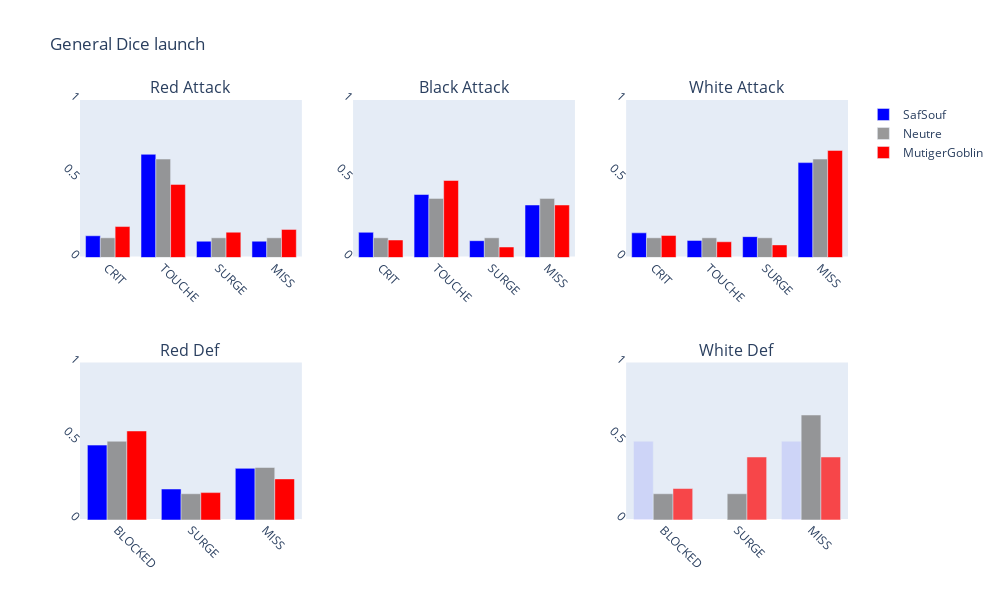

The notebook cell this image was saved under:
### Markdown cell above
## General Dice Launch Statistiques

### Code cell
subplot_all_dice(xatt,xdef,BlueListSize,RedListSize,attRedList,attBlackList,attWhiteList,
                 defRedList,defWhiteList,title = "General Dice launch",blue = BluePlayer,red = RedPlayer )

### Figure 1 — Plotly figure (JSON) as saved in the notebook; plotly's stock layout.template omitted (floating-point values rounded to 4 significant figures)
{"data": [{"marker": {"color": "blue"}, "name": "SafSouf", "opacity": 1, "showlegend": true, "type": "bar", "x": ["CRIT", "TOUCHE", "SURGE", "MISS"], "xaxis": "x", "y": [0.1379, 0.6552, 0.1034, 0.1034], "yaxis": "y"}, {"marker": {"color": "grey"}, "name": "Neutre", "opacity": 0.8, "showlegend": true, "type": "bar", "x": ["CRIT", "TOUCHE", "SURGE", "MISS"], "xaxis": "x", "y": [0.125, 0.625, 0.125, 0.125], "yaxis": "y"}, {"marker": {"color": "red"}, "name": "MutigerGoblin", "opacity": 1, "showlegend": true, "type": "bar", "x": ["CRIT", "TOUCHE", "SURGE", "MISS"], "xaxis": "x", "y": [0.1964, 0.4643, 0.1607, 0.1786], "yaxis": "y"}, {"marker": {"color": "blue"}, "name": "SafSouf", "opacity": 1, "showlegend": false, "type": "bar", "x": ["CRIT", "TOUCHE", "SURGE", "MISS"], "xaxis": "x2", "y": [0.16, 0.4, 0.1067, 0.3333], "yaxis": "y2"}, {"marker": {"color": "grey"}, "name": "Neutre", "opacity": 0.8, "showlegend": false, "type": "bar", "x": ["CRIT", "TOUCHE", "SURGE", "MISS"], "xaxis": "x2", "y": [0.125, 0.375, 0.125, 0.375], "yaxis": "y2"}, {"marker": {"color": "red"}, "name": "MutigerGoblin", "opacity": 1, "showlegend": false, "type": "bar", "x": ["CRIT", "TOUCHE", "SURGE", "MISS"], "xaxis": "x2", "y": [0.1111, 0.4889, 0.06667, 0.3333], "yaxis": "y2"}, {"marker": {"color": "blue"}, "name": "SafSouf", "opacity": 1, "showlegend": false, "type": "bar", "x": ["CRIT", "TOUCHE", "SURGE", "MISS"], "xaxis": "x3", "y": [0.1566, 0.1084, 0.1325, 0.6024], "yaxis": "y3"}, {"marker": {"color": "grey"}, "name": "Neutre", "opacity": 0.8, "showlegend": false, "type": "bar", "x": ["CRIT", "TOUCHE", "SURGE", "MISS"], "xaxis": "x3", "y": [0.125, 0.125, 0.125, 0.625], "yaxis": "y3"}, {"marker": {"color": "red"}, "name": "MutigerGoblin", "opacity": 1, "showlegend": false, "type": "bar", "x": ["CRIT", "TOUCHE", "SURGE", "MISS"], "xaxis": "x3", "y": [0.14, 0.1, 0.08, 0.68], "yaxis": "y3"}, {"marker": {"color": "blue"}, "name": "SafSouf", "opacity": 1, "showlegend": false, "type": "bar", "x": ["BLOCKED", "SURGE", "MISS"], "xaxis": "x4", "y": [0.4754, 0.1967, 0.3279], "yaxis": "y4"}, {"marker": {"color": "grey"}, "name": "Neutre", "opacity": 0.8, "showlegend": false, "type": "bar", "x": ["BLOCKED", "SURGE", "MISS"], "xaxis": "x4", "y": [0.5, 0.1667, 0.3333], "yaxis": "y4"}, {"marker": {"color": "red"}, "name": "MutigerGoblin", "opacity": 1, "showlegend": false, "type": "bar", "x": ["BLOCKED", "SURGE", "MISS"], "xaxis": "x4", "y": [0.5652, 0.1739, 0.2609], "yaxis": "y4"}, {"marker": {"color": "blue"}, "name": "SafSouf", "opacity": 0.1, "showlegend": false, "type": "bar", "x": ["BLOCKED", "SURGE", "MISS"], "xaxis": "x6", "y": [0.5, 0, 0.5], "yaxis": "y6"}, {"marker": {"color": "grey"}, "name": "Neutre", "opacity": 0.8, "showlegend": false, "type": "bar", "x": ["BLOCKED", "SURGE", "MISS"], "xaxis": "x6", "y": [0.1667, 0.1667, 0.6667], "yaxis": "y6"}, {"marker": {"color": "red"}, "name": "MutigerGoblin", "opacity": 0.7, "showlegend": false, "type": "bar", "x": ["BLOCKED", "SURGE", "MISS"], "xaxis": "x6", "y": [0.2, 0.4, 0.4], "yaxis": "y6"}], "layout": {"annotations": [{"font": {"size": 16}, "showarrow": false, "text": "Red Attack", "x": 0.1444, "xanchor": "center", "xref": "paper", "y": 1, "yanchor": "bottom", "yref": "paper"}, {"font": {"size": 16}, "showarrow": false, "text": "Black Attack", "x": 0.5, "xanchor": "center", "xref": "paper", "y": 1, "yanchor": "bottom", "yref": "paper"}, {"font": {"size": 16}, "showarrow": false, "text": "White Attack", "x": 0.8556, "xanchor": "center", "xref": "paper", "y": 1, "yanchor": "bottom", "yref": "paper"}, {"font": {"size": 16}, "showarrow": false, "text": "Red Def", "x": 0.1444, "xanchor": "center", "xref": "paper", "y": 0.375, "yanchor": "bottom", "yref": "paper"}, {"font": {"size": 16}, "showarrow": false, "text": "White Def", "x": 0.8556, "xanchor": "center", "xref": "paper", "y": 0.375, "yanchor": "bottom", "yref": "paper"}], "autosize": false, "height": 600, "title": {"text": "General Dice launch"}, "width": 1000, "xaxis": {"anchor": "y", "domain": [0, 0.2889], "tickangle": 45}, "xaxis2": {"anchor": "y2", "domain": [0.3556, 0.6444], "tickangle": 45}, "xaxis3": {"anchor": "y3", "domain": [0.7111, 1], "tickangle": 45}, "xaxis4": {"anchor": "y4", "domain": [0, 0.2889], "tickangle": 45}, "xaxis5": {"anchor": "y5", "domain": [0.3556, 0.6444], "tickangle": 45}, "xaxis6": {"anchor": "y6", "domain": [0.7111, 1], "tickangle": 45}, "yaxis": {"anchor": "x", "domain": [0.625, 1], "range": [0, 1], "showgrid": false, "tickangle": 45}, "yaxis2": {"anchor": "x2", "domain": [0.625, 1], "range": [0, 1], "showgrid": false, "tickangle": 45}, "yaxis3": {"anchor": "x3", "domain": [0.625, 1], "range": [0, 1], "showgrid": false, "tickangle": 45}, "yaxis4": {"anchor": "x4", "domain": [0, 0.375], "range": [0, 1], "showgrid": false, "tickangle": 45}, "yaxis5": {"anchor": "x5", "domain": [0, 0.375], "range": [0, 1], "showgrid": false, "tickangle": 45}, "yaxis6": {"anchor": "x6", "domain": [0, 0.375], "range": [0, 1], "showgrid": false, "tickangle": 45}}}
